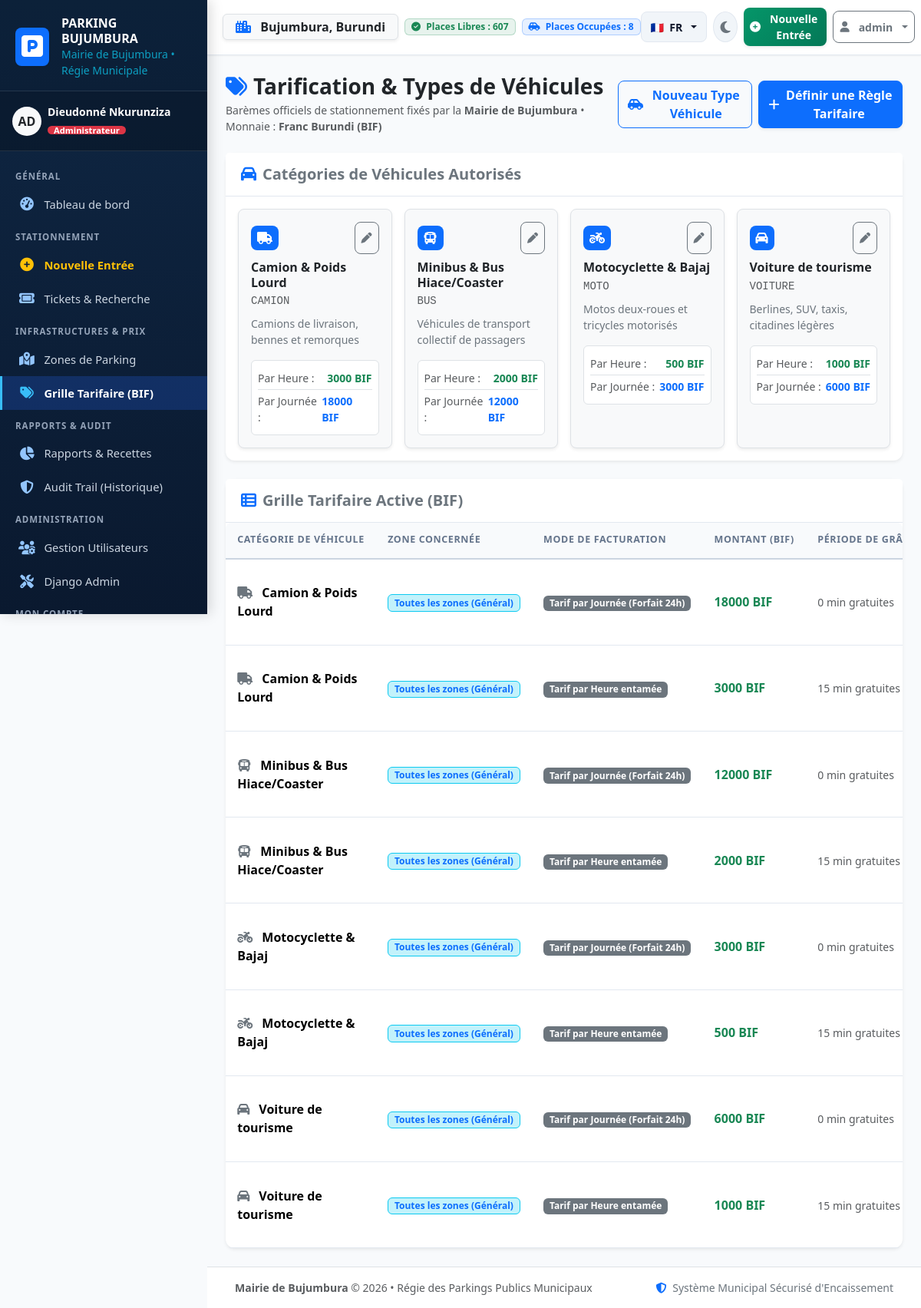
Before: /tariffs/ (signed in) with the older database file.
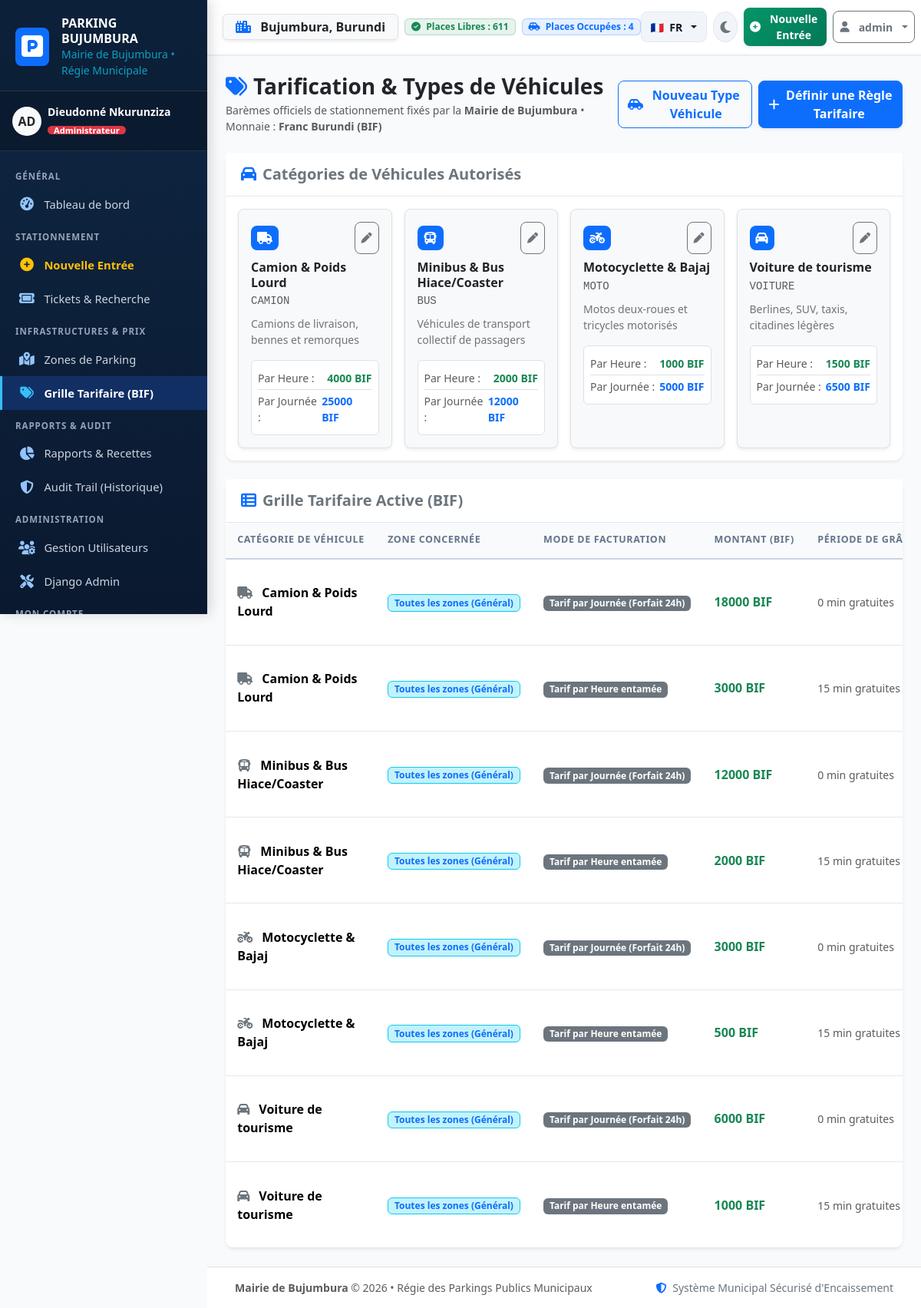
After: the same page with the newer database file.
### parking_app/models.py (models this page shows, shortened)
class VehicleType(models.Model):
    code = models.CharField(max_length=30, unique=True, verbose_name="Code unique (ex: VOITURE)")
    name = models.CharField(max_length=60, verbose_name="Type de véhicule")
    icon_class = models.CharField(
        max_length=50,
        default='fa-car',
        verbose_name="Icône FontAwesome (ex: fa-car, fa-motorcycle, fa-bus, fa-truck)"
    )
    default_hourly_rate = models.DecimalField(
        max_digits=10,
        decimal_places=0,
        default=1000,
        verbose_name="Tarif par heure standard (BIF)"
    )
    default_daily_rate = models.DecimalField(
        max_digits=10,
        decimal_places=0,
        default=6000,
        verbose_name="Tarif par journée standard (BIF)"
    )
    description = models.CharField(max_length=200, blank=True, verbose_name="Description")
    is_active = models.BooleanField(default=True, verbose_name="Actif")
    class Meta:
        verbose_name = "Type de Véhicule"
        verbose_name_plural = "Types de Véhicules"
        ordering = ['name']

### parking_app/views.py (the view)
# urls.py: path('tariffs/', views.tariff_list, name='tariff_list'),
@login_required
def tariff_list(request):
    tariffs = Tariff.objects.select_related('vehicle_type', 'zone').all()
    vehicle_types = VehicleType.objects.all()
    return render(request, 'parking_app/tariffs/tariff_list.html', {
        'tariffs': tariffs,
        'vehicle_types': vehicle_types,
    })

### parking_app/models.py (called while the page is built)
    def is_admin_user(self):
        return self.role == 'ADMIN' or self.is_superuser

    def get_role_badge_class(self):
        if self.role == 'ADMIN':
            return 'bg-danger text-white'
        return 'bg-primary text-white'

    def get_queryset(self):
        return ParkingTicketQuerySet(self.model, using=self._db)

### templates/parking_app/tariffs/tariff_list.html (shortened to what the changed rows need)
{% extends 'base.html' %}
{% block content %}
<div class="card shadow-sm border-0 mb-4">
    <div class="card-body p-3">
        <div class="row g-3">
            {% for vt in vehicle_types %}
            <div class="col-md-6 col-lg-3">
                <div class="p-3 border rounded-3 bg-light h-100 shadow-sm">
                    <div class="d-flex align-items-center justify-content-between mb-2">
                        <span class="badge bg-primary fs-6 p-2 rounded-3">
                            <i class="fa-solid {{ vt.icon_class }}"></i>
                        </span>
                        {% if request.user.role == 'ADMIN' or request.user.is_superuser %}
                        <a href="{% url 'vehicle_type_edit' vt.pk %}" class="btn btn-sm btn-outline-secondary" title="Modifier">
                            <i class="fa-solid fa-pen"></i>
                        </a>
                        {% endif %}
                    </div>
                    <h6 class="fw-bold mb-1">{{ vt.name }}</h6>
                    <div class="small text-muted mb-2 font-monospace">{{ vt.code }}</div>
                    <div class="small text-secondary mb-3">{{ vt.description|default:"Véhicule standard" }}</div>
                    <div class="p-2 bg-white rounded border small">
                        <div class="d-flex justify-content-between py-1 border-bottom">
                            <span class="text-muted">Par Heure :</span>
                            <strong class="text-success">{{ vt.default_hourly_rate|floatformat:0 }} BIF</strong>
                        </div>
                        <div class="d-flex justify-content-between py-1">
                            <span class="text-muted">Par Journée :</span>
                            <strong class="text-primary">{{ vt.default_daily_rate|floatformat:0 }} BIF</strong>
                        </div>
                    </div>
                </div>
            </div>
            {% endfor %}
        </div>
    </div>
</div>
<div class="card shadow-sm border-0">
    <div class="table-responsive">
        <table class="table table-hover align-middle mb-0">
            <thead class="table-light">
                <tr>
                    <th>Catégorie de Véhicule</th>
                    <th>Zone Concernée</th>
                    <th>Mode de Facturation</th>
                    <th>Montant (BIF)</th>
                    <th>Période de Grâce</th>
                </tr>
            </thead>
        </table>
    </div>
</div>
{% endblock %}

### templates/base.html (shortened to what the changed rows need)
{% load i18n static %}
<!DOCTYPE html>
<html lang="{{ LANGUAGE_CODE|default:'fr' }}" data-bs-theme="light" data-theme="light">
<head>
    <link href="https://cdn.jsdelivr.net/npm/bootstrap@5.3.3/dist/css/bootstrap.min.css" rel="stylesheet">
    <link href="https://cdnjs.cloudflare.com/ajax/libs/font-awesome/6.5.1/css/all.min.css" rel="stylesheet">
    <link rel="stylesheet" href="{% static 'css/custom.css' %}">
</head>
<body data-bs-theme="light" data-theme="light">
    <div class="app-wrapper">
        <div class="main-content">
            <header class="top-navbar d-flex align-items-center justify-content-between">
                <div class="d-flex align-items-center gap-2">
                    <div class="d-none d-md-flex align-items-center gap-2">
                        <span class="badge bg-success bg-opacity-10 text-success border border-success border-opacity-25 px-2 py-1">
                            <i class="fa-solid fa-circle-check me-1"></i> {% trans "Places Libres" %} : <strong>{{ global_available_spots|default:"0" }}</strong>
                        </span>
                        <span class="badge bg-primary bg-opacity-10 text-primary border border-primary border-opacity-25 px-2 py-1">
                            <i class="fa-solid fa-car-side me-1"></i> {% trans "Places Occupées" %} : <strong>{{ global_occupied_spots|default:"0" }}</strong>
                        </span>
                    </div>
                </div>
            </header>
            <main class="content-body" id="mainContent">
                {% block content %}{% endblock %}
            </main>
        </div>
    </div>
</body>
</html>

Changed rows visible on the page:
changed VehicleType "Camion & Poids Lourd": default_hourly_rate "3000" → "4000"; default_daily_rate "18000" → "25000"
changed VehicleType "Motocyclette & Bajaj": default_hourly_rate "500" → "1000"; default_daily_rate "3000" → "5000"
changed VehicleType "Voiture de tourisme": default_hourly_rate "1000" → "1500"; default_daily_rate "6000" → "6500"
Other visible differences:
{{ global_available_spots|default:"0" }}: "607" → "611"
{{ global_occupied_spots|default:"0" }}: "8" → "4"
